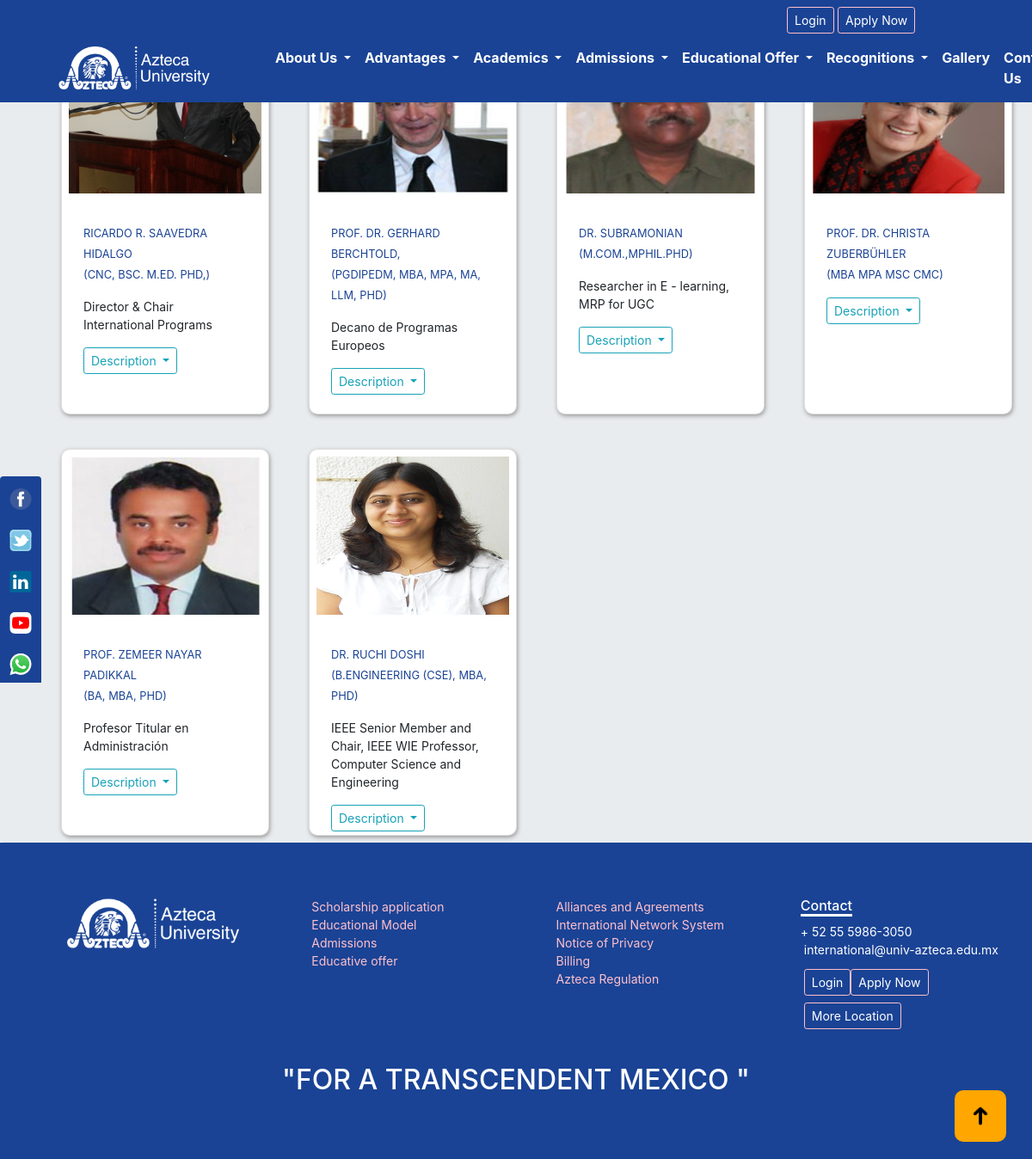
Screenshot of /faculty with the database file from the repository.
### main_app/models.py (models this page shows)
class faculty(models.Model):
    id = models.AutoField(primary_key=True)
    image = models.FileField()
    name = models.CharField(max_length=100)
    designation = models.CharField(max_length=100,blank=True)
    qualification = models.CharField(max_length=200)
    description = models.TextField()

### main_app/views.py (the view)
# urls.py: path('faculty',views.facultys),
def facultys(request):
    education = educationalOffering.objects.all().order_by('priority')
    f = faculty.objects.all()
    spec = specialization.objects.all()
    program = degreeProgram.objects.all()
    return render(request,'faculty.html',{'faculties':f,'educationalOffering':education,'spec':spec,'degree':program})

### templates/faculty.html (shortened to what this page needs)
{% load static %}
<!DOCTYPE html>
<html lang="en">
<head>
    <link rel="stylesheet" href="https://cdn.jsdelivr.net/npm/bootstrap@4.5.3/dist/css/bootstrap.min.css">
    <link rel="stylesheet" href="{% static 'css/style.css' %}">
</head>
<body>
    <div class=" icon-bar">
        <a href="https://www.facebook.com/uni.azteca.internacional"><img class="linkedin" src="{% static 'images/facebook-3.svg'%}"></a>
        <a href="https://twitter.com/uniazteca?ref_src=twsrc%5Etfw%7Ctwcamp%5Eembeddedtimeline%7Ctwterm%5Eprofile%3Auniazteca&ref_url=https%3A%2F%2Fwww.univ-azteca.edu.mx%2FEn%2Fundergraduate%2F"><img class="linkedin" src="{% static 'images/twitter-4 (1).svg'%}"></a>
        <a href="#"><img class="linkedin" src="{% static 'images/linkedin-icon-2.svg'%}"></a>
        <a href="#"><img src="{% static 'images/youtube-3 (1).svg' %}" class="youtube"></a>
        <a href="#"><img src="{% static 'images/whatsapp-symbol.svg'%}" class="youtube"></a>
    </div>
    <section class="fixed-top click-navbar" id="navbar">
        <div id='top-nav'>
            <div class="container-fluid ml-auto">
                <div class="row">
                    <div class="col-xl-3 col-lg-3 mt-2 ml-auto">
                        <button type="button" class="btn manual-btn btn-sm " data-toggle="modal" data-target="#myModal">Login</button>
                        <button type="button " class="btn manual-btn btn-sm" data-toggle="modal" data-target="#form">Apply Now</button>
                    </div>
                </div>
            </div>
        </div>
        <nav class="navbar navbar-expand-xl navbar-light">
            <a class="navbar-brand" href="/"><img src="{% static 'images/testLogo.svg' %}"></a>
            <div class="collapse navbar-collapse ml-auto" id="navbarSupportedContent">
                <ul class="navbar-nav ml-auto">
                    <li class="nav-item dropdown color-blue ">
                        <a class="nav-link dropdown-toggle" href="#" id="navbarDropdown" role="button" data-toggle="dropdown" aria-haspopup="true" aria-expanded="false">
            </a>
                    </li>
                    <li class="nav-item dropdown color-blue ">
                        <a class="nav-link dropdown-toggle" href="#" id="navbarDropdown" role="button" data-toggle="dropdown"  aria-haspopup="true" aria-expanded="false">
            </a>
                    </li>
                    <li class="nav-item dropdown color-blue ">
                        <a class="nav-link dropdown-toggle" href="#" id="navbarDropdown" role="button" data-toggle="dropdown"  aria-haspopup="true" aria-expanded="false">
            </a>
                    </li>
                    <li class="nav-item dropdown ">
                        <a class="nav-link dropdown-toggle" href="#" id="navbarDropdown" role="button" data-toggle="dropdown"  aria-haspopup="true" aria-expanded="false">
            </a>
                    </li>
                    <li class="nav-item dropdown ">
                        <a class="nav-link dropdown-toggle" href="#" id="navbarDropdown" role="button" data-toggle="dropdown"  aria-haspopup="true" aria-expanded="false">
            </a>
                    </li>
                    <li class="nav-item dropdown ">
                        <a class="nav-link dropdown-toggle" href="# " id="navbarDropdown" role="button" data-toggle="dropdown"  aria-haspopup="true " aria-expanded="false ">
            </a>
                    </li>
                    <li class="nav-item "><a class="nav-link" href="/gallery">Gallery</a></li>
                    <li class="nav-item "><a class="nav-link" href="/contact">Contact Us</a></li>
                </ul>
            </div>
        </nav>
    </section>
    <section class="fixed-top hover-navbar" id="navbar">
        <div id='top-nav'>
            <div class="container-fluid ml-auto">
                <div class="row">
                    <div class="col-xl-3 col-lg-3 pt-2 ml-auto">
                        <button type="button" class="btn manual-btn btn-sm " data-toggle="modal" data-target="#myModal">Login</button>
                        <button type="button " class="btn manual-btn btn-sm" data-toggle="modal" data-target="#form">Apply Now</button>
                    </div>
                </div>
            </div>
        </div>
        <nav class="navbar navbar-expand-xl navbar-light">
            <a class="navbar-brand" href="/"><img src="{% static 'images/testLogo.svg' %}"></a>
            <div class="collapse navbar-collapse ml-auto" id="navbarSupportedContent">
                <ul class="navbar-nav ml-auto">
                    <li class="nav-item dropdown color-blue ">
                        <a class="nav-link dropdown-toggle" href="#" id="navbarDropdown" role="button"   aria-haspopup="true" aria-expanded="false">
                    About Us
            </a>
                    </li>
                    <li class="nav-item dropdown color-blue ">
                        <a class="nav-link dropdown-toggle" href="#" id="navbarDropdown" role="button"   aria-haspopup="true" aria-expanded="false">
                    Advantages
            </a>
                    </li>
                    <li class="nav-item dropdown color-blue ">
                        <a class="nav-link dropdown-toggle" href="#" id="navbarDropdown" role="button"   aria-haspopup="true" aria-expanded="false">
                    Academics
            </a>
                    </li>
                    <li class="nav-item dropdown ">
                        <a class="nav-link dropdown-toggle " href="#dropdown-menu" id="navbarDropdown" role="button"   aria-haspopup="true" aria-expanded="false">
                Admissions
            </a>
                    </li>
                    <li class="nav-item dropdown ">
                        <a class="nav-link dropdown-toggle " href="#" id="navbarDropdown" role="button"   aria-haspopup="true" aria-expanded="false">
                Educational Offer
            </a>
                    </li>
                    <li class="nav-item dropdown ">
                        <a class="nav-link dropdown-toggle " href="# " id="navbarDropdown" role="button "   aria-haspopup="true " aria-expanded="false ">
            Recognitions
            </a>
                    </li>
                    <li class="nav-item "><a class="nav-link" href="/gallery">Gallery</a></li>
                    <li class="nav-item "><a class="nav-link" href="/contact">Contact Us</a></li>
                </ul>
            </div>
        </nav>
    </section>
    <div class="jumbotron">
        <div class="pl-xl-5">
            <div class="col-xl-12">
                <div class="row">
                    {% for i in faculties %}
                    <div class="col-xl-3 col-md-4 col-sm-6 col-xs-12 pt-4">
                        <div class="card m-2" style="border-radius: 10px;
                        box-shadow: 1px 2px 5px #999;
                        transition: all .4s; height: 450px;" >
                            <img class="card-img-top p-2" src="/media/{{i.image}}" alt="Card image cap" width="100px" height="200px">
                            <div class="card-body">
                                <p><small style="text-transform:uppercase;color:#1a4395;font-weight:400">{{i.name}}<br> ({{i.qualification}})</small></p>
                                <p style="font-size:14px;">{{i.designation}}</p>
                                <div class="btn-group dropdown">
                                    <button type="button" class="btn btn-outline-info btn-sm dropdown-toggle" data-toggle="modal" data-target="#exampleModel{{i.id}}">
                                      Description
                                    </button>
                                </div>
                            </div>
                        </div>
                    </div>
                    {% endfor %}
                </div>
            </div>
        </div>
    </div>
    <section>
              <div class="footer ">
                  <div class="container-fluid ">
                      <div class="row ml-5 ">
                          <div class="col-lg-3 col-md-3 col-sm-12 ">
                              <p class="mb-4 "><img src="{% static 'images/testLogo.svg' %} " alt="Image "  width="200px " height="60px "></p>
                          </div>
                          <div class="col-lg-3 ml-auto ">
                              <ul class="list-unstyled ml-auto ">
                                  <li><a href="# " data-toggle="modal" data-target="#exampleModal">Scholarship application</a></li>
                                  <li><a href="educationModel">Educational Model</a></li>
                                  <li><a data-toggle="modal" href="#exampleModalAdmission">Admissions</a></li>
                                  <li><a href="# " data-toggle="modal" data-target="#educativeOffer">Educative offer</a></li>
                              </ul>
                              </div>
                          <div class="col-lg-3 mr-auto ">
                              <ul class="list-unstyled mr-auto ">
                                  <li><a href="# " data-toggle="modal" data-target="#exampleModalAlliance">Alliances and Agreements</a></li>
                                  <li><a href="# " data-toggle="modal" data-target="#exampleModalAlliance">International Network System</a></li>
                                  <li><a href="{% static 'images/AvisodePrivacidad.pdf' %} " >Notice of Privacy</a></li>
                                  <li><a data-toggle="modal" href="#exampleModal2">Billing</a></li>
                                  <li><a href="{% static 'images/regulationsAzteca.pdf' %}">Azteca Regulation</a></li>
                              </ul>
                          </div>
                          <div class="col-lg-3">
                              <h3 class="footer-heading "><span>Contact</span></h3>
                              <ul class="list-unstyled">
                                  <li><a href="tel:+525559863050 " style="color:white; "> + 52 55 5986-3050</a></li>
                                  <li><a href="mailto:international@univ-azteca.edu.mx " style="color:white; ">  international@univ-azteca.edu.mx</a></li>
                                  <div class="row m-1">
                                    <li><button type="button" class="btn manual-btn btn-sm mt-2 " data-toggle="modal" data-target="#myModal">Login</button></li>
                                    <li> <button type="button" class="btn manual-btn btn-sm mt-2 " data-toggle="modal" data-target="#form">Apply Now</button></li>
                                    <div>
                                    <li><a href="/contact"><button href="/contact" class="btn manual-btn btn-sm mt-2">More Location</button></a></li>
                                </ul>
                          </div>
                          </div>
                          </div>
                          <h2 class="text-center text-white pt-4 ">"FOR A TRANSCENDENT MEXICO "</h2>
                          </div>
                      </section>
                <div class="top-up-btn ">
                    <a href="# "><button type="button " class="up-btn btn-outline-warning " id="scroll-top-btn "><img src="{% static 'images/upArrow.png' %} " width="30 " height="30 "></button></a>
                </div>
</body>
</html>

### static/css/style.css (style rules this page uses)
* { font-family: -apple-system, BlinkMacSystemFont, 'Segoe UI', Roboto, Oxygen, Ubuntu, Cantarell, 'Open Sans', 'Helvetica Neue', sans-serif }
a { text-decoration: none; }
.jumbotron { margin-bottom: 0px; padding: 0px; }
.navbar-brand img { width: 280px; height: 50px }
.card-body { padding: 25px; }
.nav-item a { color: #1a4395; font-weight: bold; font-size:16px; }
.up-btn { position: fixed; bottom: 20px; right: 30px; z-index: 99; border: none; outline: none; background-color: rgb(255, 166, 0); color: white; cursor: pointer; padding: 15px; border-radius: 10px; font-size: 18px; transition: .4s; }
.icon-bar { z-index: 9; position: fixed; top: 50%; -webkit-transform: translateY(-50%); -ms-transform: translateY(-50%); transform: translateY(-50%); color: #fff; font-weight: 500; border-radius: 4px 4px 0 0; cursor: pointer; background: #1a4395; }
.icon-bar a { display: block; text-align: center; padding: 9px; transition: all 0.3s ease; color: white; }
.linkedin { padding-top: 5px; width: 30px; height: 30px; transform: rotate(50%); }
.youtube { padding-top: 5px; width: 30px; height: 30px; transform: rotate(50%); }
.nav-link { color: #1a4395; }
.footer { padding: 4rem 0; background: #1a4395; ; font-size: 14px; color: #fff }
.footer .footer-heading { font-size: 16px; color: #fff; margin-bottom: 10px }
.footer .footer-heading span { border-bottom: 3px solid #fff }
.list-unstyled li a { color: pink; text-decoration: none; }
html { line-height: 0px; }
.manual-btn { color: white; border-color: pink; }
#navbar { background: #1a4395; }
.jumbotron { overflow: hidden; }
html body a { text-decoration: none; }
.row { overflow: hidden; }
.row [class*="col-"] { margin-bottom: -99999px; padding-bottom: 99999px; }
.nav-item { color: white; background: #1a4395; }
.navbar-light .navbar-nav .nav-link { color: #fff; }
.row:after { content: ""; display: table; clear: both; }
#navbar { margin-bottom:6rem; }

### rows the page displays
faculty: image (picture), name "RICARDO R. SAAVEDRA HIDALGO", qualification "CNC, BSC. M.ED. PHD,", designation "Director & Chair International Programs"
faculty: image (picture), name "PROF. DR. GERHARD BERCHTOLD,", qualification "PGDIPEDM, MBA, MPA, MA, LLM, PHD", designation "Decano de Programas Europeos"
faculty: image (picture), name "DR. SUBRAMONIAN", qualification "M.COM.,MPHIL.PHD", designation "Researcher in E - learning, MRP for UGC"
faculty: image (picture), name "PROF. DR. CHRISTA ZUBERBÜHLER", qualification "MBA MPA MSC CMC"
faculty: image (picture), name "PROF. ZEMEER NAYAR PADIKKAL", qualification "BA, MBA, PHD", designation "Profesor Titular en Administración"
faculty: image (picture), name "DR. RUCHI DOSHI", qualification "B.ENGINEERING (CSE), MBA, PHD", designation "IEEE Senior Member and Chair, IEEE WIE Professor, Computer Science and Engineering"
